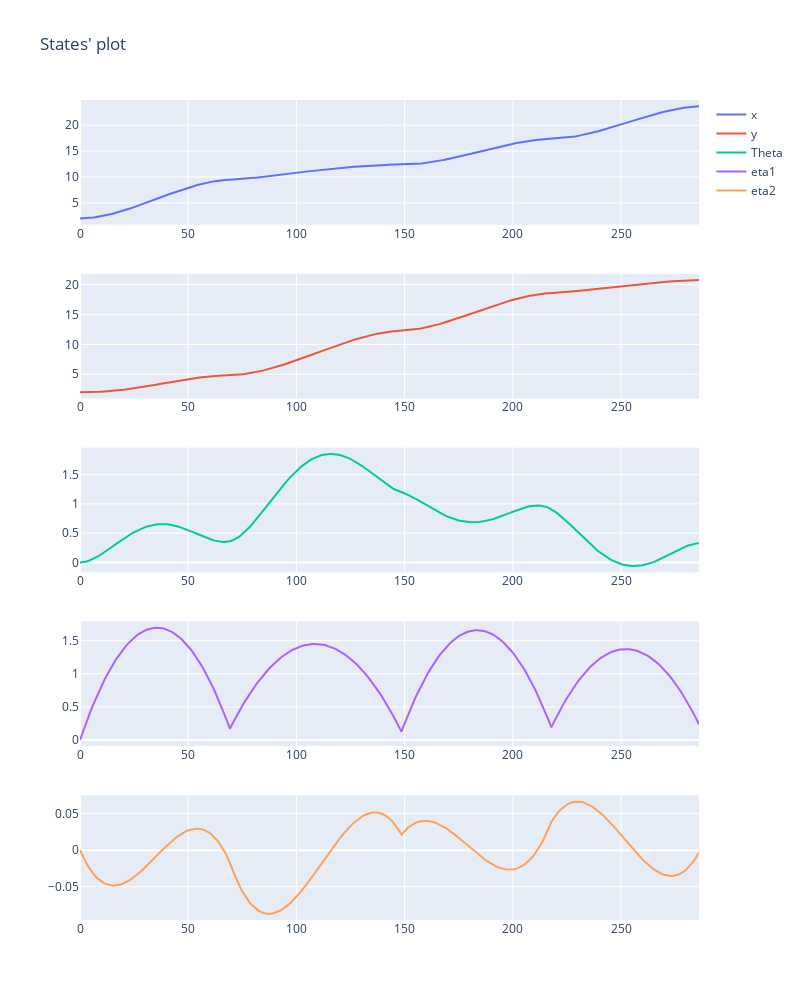

Notebook cell for this chart:
### Code cell
x = np.linspace(0, len(rrt.confs),len(rrt.confs))


y0 = [x[0][0] for x in rrt.confs]
y1 = [x[1][0] for x in rrt.confs]
y2 = [x[2][0] for x in rrt.confs]
y3 = [x[3][0] for x in rrt.confs]
y4 = [x[4][0] for x in rrt.confs]

# Create a subplot with 5 rows and 1 column
fig = make_subplots(rows=5, cols=1)

# Add each plot to the subplot
fig.add_trace(go.Scatter(x=x, y=y0, name='x'), row=1, col=1)
fig.add_trace(go.Scatter(x=x, y=y1, name='y'), row=2, col=1)
fig.add_trace(go.Scatter(x=x, y=y2, name='Theta'), row=3, col=1)
fig.add_trace(go.Scatter(x=x, y=y3, name='eta1'), row=4, col=1)
fig.add_trace(go.Scatter(x=x, y=y4, name='eta2'), row=5, col=1)

# Update subplot layout
fig.update_layout(height=1000, width=800, title_text="States' plot")

# Display the subplot
fig.show()

### Figure 1 — Plotly figure (JSON) as saved in the notebook; plotly's stock layout.template omitted (floating-point values rounded to 4 significant figures; data arrays with more than 128 entries replaced by an {"elided": "..."} marker saying what was removed)
{"data": [{"name": "x", "type": "scatter", "x": {"elided": "286 float values"}, "xaxis": "x", "y": {"elided": "286 float values"}, "yaxis": "y"}, {"name": "y", "type": "scatter", "x": {"elided": "286 float values"}, "xaxis": "x2", "y": {"elided": "286 float values"}, "yaxis": "y2"}, {"name": "Theta", "type": "scatter", "x": {"elided": "286 float values"}, "xaxis": "x3", "y": {"elided": "286 float values"}, "yaxis": "y3"}, {"name": "eta1", "type": "scatter", "x": {"elided": "286 float values"}, "xaxis": "x4", "y": {"elided": "286 float values"}, "yaxis": "y4"}, {"name": "eta2", "type": "scatter", "x": {"elided": "286 float values"}, "xaxis": "x5", "y": {"elided": "286 float values"}, "yaxis": "y5"}], "layout": {"height": 1000, "title": {"text": "States' plot"}, "width": 800, "xaxis": {"anchor": "y", "domain": [0, 1]}, "xaxis2": {"anchor": "y2", "domain": [0, 1]}, "xaxis3": {"anchor": "y3", "domain": [0, 1]}, "xaxis4": {"anchor": "y4", "domain": [0, 1]}, "xaxis5": {"anchor": "y5", "domain": [0, 1]}, "yaxis": {"anchor": "x", "domain": [0.848, 1]}, "yaxis2": {"anchor": "x2", "domain": [0.636, 0.788]}, "yaxis3": {"anchor": "x3", "domain": [0.424, 0.576]}, "yaxis4": {"anchor": "x4", "domain": [0.212, 0.364]}, "yaxis5": {"anchor": "x5", "domain": [0, 0.152]}}}
